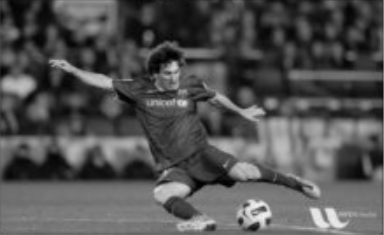
#> input picture messi.png, 384 x 235 px
$ jupyter execute --allow-errors filtros_espaciais.ipynb
#> lines starting #> are read from the running program, lines starting #| are printed output that depends on the picture; after the words box and inside, x2 and y2 are one past the last pixel; in counts of white or black regions, pixels touching at a corner belong together; long printed decimals are rounded
[cell 1]
import numpy as np
import cv2
import matplotlib.pyplot as plt
from google.colab.patches import cv2_imshow

[cell 2]
# open image
img = cv2.imread('messi.png', 1)
#> img is the input picture: shape (235, 384, 3); min 0, max 243, mean 82.3
cv2_imshow(img)

[cell 3]
def createPB(shape, center, radius, lpType=0, n=2):
    rows, cols = shape[:2]  # gets the number of rows and columns of the image
    r, c = np.mgrid[0:rows, 0:cols]  # creates a coordinate grid (same tip provided)
    c -= center[0]  # centers the coordinates around the provided center
    r -= center[1]  # centers the coordinates around the provided center
    d = np.sqrt(np.power(c, 2) + np.power(r, 2))  # calculates the Euclidean distance for each point (distance magnitude from the center)

    lpFilter_matrix = np.zeros(shape, np.float32)  # creates an empty matrix of type float32

    if lpType == 0:  # ideal low-pass filter
        lpFilter = np.copy(d)  # copies the distance matrix
        lpFilter[d <= radius] = 1  # keeps 1 inside the radius
        lpFilter[d > radius] = 0  # sets to 0 outside the radius

    elif lpType == 1:  # gaussian low-pass filter
        lpFilter = np.exp(-(d**2) / (2 * (radius**2)))  # gaussian filter formula

    lpFilter_matrix[:, :, 0] = lpFilter  # assigns the filter to the first channel
    lpFilter_matrix[:, :, 1] = lpFilter  # assigns the filter to the second channel

    return lpFilter_matrix  # returns the filter

[cell 4]
def createPA(shape, center, radius, lpType=0, n=2):
    rows, cols = shape[:2]
    r, c = np.mgrid[0:rows, 0:cols]
    c -= center[0]
    r -= center[1]
    d = np.sqrt(np.power(c, 2) + np.power(r, 2))

    lpFilter_matrix = np.zeros(shape, np.float32)

    if lpType == 0:  # ideal high-pass filter
        lpFilter = np.copy(d)
        lpFilter[d <= radius] = 0
        lpFilter[d > radius] = 1

    elif lpType == 1:  # gaussian high-pass filter
        lpFilter = 1 - np.exp(-(d**2) / (2 * (radius**2)))

    lpFilter_matrix[:, :, 0] = lpFilter
    lpFilter_matrix[:, :, 1] = lpFilter

    return lpFilter_matrix

[cell 5]
def apply_PA_PB_to_image(img_path, lpType=0, RETURN=1):
    img = cv2.imread(img_path, 0)
    image_f32 = np.float32(img)

    dft = cv2.dft(image_f32, flags=cv2.DFT_COMPLEX_OUTPUT)
    fft_shift = np.fft.fftshift(dft)

    # calc spec
    magnitude_spectrum = 20 * np.log(cv2.magnitude(fft_shift[:, :, 0], fft_shift[:, :, 1]))

    # normalization
    magnitude_spectrum -= magnitude_spectrum.min()
    magnitude_spectrum = (magnitude_spectrum / magnitude_spectrum.max()) * 255
    magnitude_spectrum = np.uint8(magnitude_spectrum)

    # get size
    nrows, ncols = fft_shift.shape[:2]
    real = np.power(fft_shift[:, :, 0], 2)
    imaginary = np.power(fft_shift[:, :, 1], 2)
    amplitude = np.sqrt(real + imaginary)

    minValue, maxValue, minLoc, maxLoc = cv2.minMaxLoc(amplitude)

    # create masks
    if lpType == 0:
      maskPA = createPA(fft_shift.shape, center=maxLoc, radius=35, lpType=0, n=2)
      maskPB = createPB(fft_shift.shape, center=maxLoc, radius=35, lpType=0, n=2)
    elif lpType == 1:
      maskPA = createPA(fft_shift.shape, center=maxLoc, radius=35, lpType=1, n=2)
      maskPB = createPB(fft_shift.shape, center=maxLoc, radius=35, lpType=1, n=2)
    else:
      print('invalid lpType')
      return -1

    # 1
    filtered_freq = fft_shift * maskPA
    # 2
    filtered_freqB = fft_shift * maskPB

    # set inv
    f_ishift = np.fft.ifftshift(filtered_freq)
    img_back = cv2.idft(f_ishift)
    img_back = cv2.magnitude(img_back[:, :, 0], img_back[:, :, 1])

    # set inv 2
    f_ishiftB = np.fft.ifftshift(filtered_freqB)
    img_backB = cv2.idft(f_ishiftB)
    img_backB = cv2.magnitude(img_backB[:, :, 0], img_backB[:, :, 1])

    # norm for print
    img_back -= img_back.min()
    img_back = (img_back / img_back.max()) * 255
    img_back = np.uint8(img_back)

    # norm for print B
    img_backB -= img_backB.min()
    img_backB = (img_backB / img_backB.max()) * 255
    img_backB = np.uint8(img_backB)

    # :)
    img_high = img_back
    img_low = img_backB

    # show and return
    if RETURN == 0:
      cv2_imshow(img_high)
      return img_high
    elif RETURN == 1:
      cv2_imshow(img_low)
      return img_low
    else:
      return -1

[cell 6]
def create_gauss(sigma, size_x, size_y):
    x, y = np.meshgrid(np.linspace(-1, 1, size_x), np.linspace(-1, 1, size_y))
    calc = 1 / (2 * np.pi * (sigma ** 2))
    exp = np.exp(-(((x ** 2) + (y ** 2)) / (2 * (sigma ** 2))))

    kernel = exp * calc

    kernel = kernel / np.sum(kernel) # normalize the kernel so that the sum of the elements is 1

    return kernel

[cell 7]
def apply_gauss(img_path):
    img = cv2.imread(img_path, 0)
    if img is None:
        print("Error: img not found")
    else:
        gaussian_kernel = create_gauss(sigma=1.5, size_x=5, size_y=5) # adjust sigma and sizes as needed

        img_filtered = cv2.filter2D(img, -1, gaussian_kernel) # apply the Gaussian filter

        # show
        cv2_imshow(img_filtered)
        return img_filtered

[cell 8]
img = cv2.imread('messi.png')
assert img is not None, "file could not be read, check with os.path.exists()"
#> (the rest of this cell did not finish here and is left out)

[cell 9]
def conv2d(img, kernel, padding=True):
#> called with kernel = array of shape (3, 3), padding = True
    k_height, k_width = kernel.shape
    img_height, img_width = img.shape[:2]  # first two dimensions
#> img_height = 235; img_width = 384

    # calculate the necessary padding (if enabled)
    pad_height = k_height // 2
    pad_width = k_width // 2

    # create a padded version of the image to handle edges
    if padding:
        padded_img = np.pad(img, ((pad_height, pad_height), (pad_width, pad_width)), mode='constant', constant_values=0)
    else:
        padded_img = img

    output = np.zeros((img_height, img_width), dtype=float) # initialize the output image with zeros

    # perform manual convolution
    for i_img in range(img_height):
        for j_img in range(img_width):
            # apply the kernel to the region of the image
            for i_kernel in range(k_height):
                for j_kernel in range(k_width):
                    output[i_img, j_img] += padded_img[i_img + i_kernel, j_img + j_kernel] * kernel[i_kernel, j_kernel]

    return output

[cell 10]
sobel_x = np.array([[-1, 0, 1], [-2, 0, 2], [-1, 0, 1]])  # sobel horizontal
sobel_y = np.array([[-1, -2, -1], [0, 0, 0], [1, 2, 1]])  # sobel vertical

def apply_sobel_filter(img):
    if len(img.shape) == 3:
        img = np.mean(img, axis=2)  # conversion to grayscale

    # apply convolution with the Sobel filter
    edges_x = conv2d(img, sobel_x)
    edges_y = conv2d(img, sobel_y)
#> call 2 of conv2d, with kernel = array of shape (3, 3), padding = True
#> after the loop in conv2d (call 2), `for i_img in range(img_height):`:
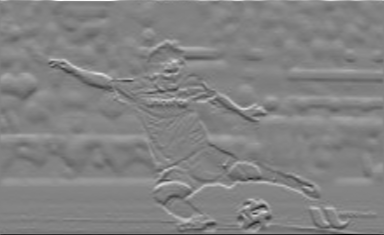
#> output: shape (235, 384) float64; min -636, max 605, mean 1; drawn with min black and max white

    # Combine horizontal and vertical edges to get the total edge magnitude
    sobel_magnitude = np.sqrt(edges_x**2 + edges_y**2)

    return sobel_magnitude

[cell 11]
def show_sobel_filtered_image(sobel_img):
    sobel_img = np.uint8(255 * (sobel_img / np.max(sobel_img))) # convert to uint8

    cv2_imshow(sobel_img) # show

img_sobel_filtered = apply_sobel_filter(img) # apply
show_sobel_filtered_image(img_sobel_filtered) # show

[cell 12]
img_sobel_filtered = apply_sobel_filter(img) # apply

# convert img_sobel_filtered to uint8 before passing to Canny
img_sobel_filtered = np.uint8(img_sobel_filtered)
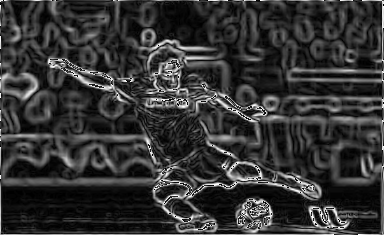
#> img_sobel_filtered: shape (235, 384); min 0, max 255, mean 52

edges = cv2.Canny(img_sobel_filtered, 100, 200)
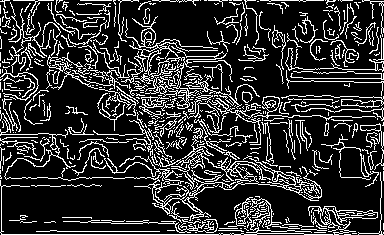
#> edges: shape (235, 384); 19.3% white in thin lines or dots

# show
cv2_imshow(edges)

[cell 13]
def apply_PA_with_canny():
    img = cv2.imread('messi.png', 0)
#> img: shape (235, 384); min 0, max 243, mean 82.3
    image_f32 = np.float32(img)

    dft = cv2.dft(image_f32, flags=cv2.DFT_COMPLEX_OUTPUT)
    fft_shift = np.fft.fftshift(dft)

    # calc spec
    magnitude_spectrum = 20 * np.log(cv2.magnitude(fft_shift[:, :, 0], fft_shift[:, :, 1]))
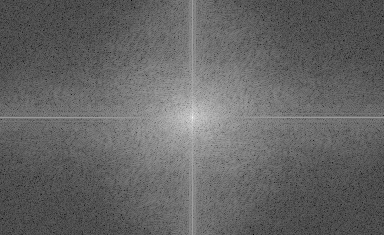
#> magnitude_spectrum: shape (235, 384) float32; min -12.77, max 316.4, mean 118; drawn with min black and max white

    # normalization
    magnitude_spectrum -= magnitude_spectrum.min()
    magnitude_spectrum = (magnitude_spectrum / magnitude_spectrum.max()) * 255
    magnitude_spectrum = np.uint8(magnitude_spectrum)

    # get size
    nrows, ncols = fft_shift.shape[:2]
#> nrows = 235; ncols = 384
    real = np.power(fft_shift[:, :, 0], 2)
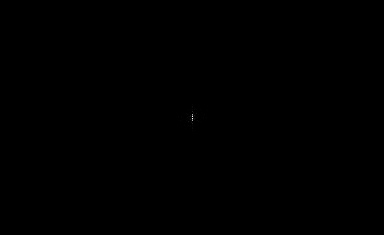
#> real: shape (235, 384) float32; min 0, max 1.13e+12, mean 116973312; drawn with min black and max white
    imaginary = np.power(fft_shift[:, :, 1], 2)
    amplitude = np.sqrt(real + imaginary)

    minValue, maxValue, minLoc, maxLoc = cv2.minMaxLoc(amplitude)
#> minValue = 0.528; maxValue = 7425452; minLoc = (131, 0); maxLoc = (192, 117)

    # create masks
    maskPA = createPA(fft_shift.shape, center=maxLoc, radius=35, lpType=1, n=2)
#> in createPA, `c -= center[0]`:
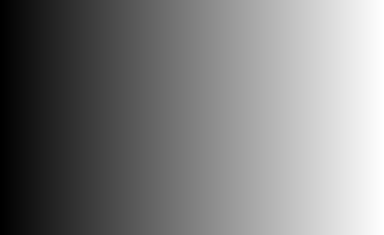
#> c: shape (235, 384) int64; min -192, max 191, mean -0.5; drawn with min black and max white
#> in createPA, `r -= center[1]`:
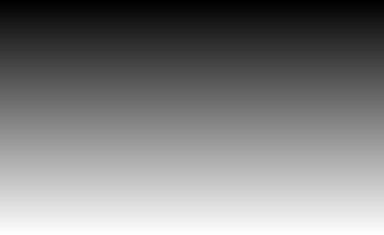
#> r: shape (235, 384) int64; min -117, max 117, mean 0; drawn with min black and max white
#> in createPA, `d = np.sqrt(np.power(c, 2) + np.power(r, 2))`:
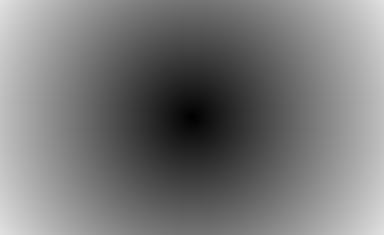
#> d: shape (235, 384) float64; min 0, max 224.8, mean 120.5

    # 1
    filtered_freq = fft_shift * maskPA

    # set inv
    f_ishift = np.fft.ifftshift(filtered_freq)
    img_back = cv2.idft(f_ishift)
    img_back = cv2.magnitude(img_back[:, :, 0], img_back[:, :, 1])
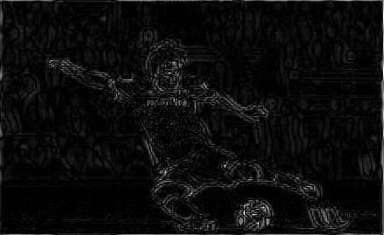
#> img_back: shape (235, 384) float32; min 0.433, max 5559941, mean 277686.2; drawn with min black and max white

    # norm for print
    img_back -= img_back.min()
    img_back = (img_back / img_back.max()) * 255
    img_back = np.uint8(img_back)

    # show
    print('high-pass filter')
    cv2_imshow(img_back)

    # img_sobel_filtered = np.uint8(img_sobel_filtered)
    edges = cv2.messi(img_back, 100, 200)

    # show
    print('canny edge detection')
    cv2_imshow(edges)

#> (the rest of this cell did not finish here and is left out)

[cell 14]
def calculate_mse(img1, img2):  # mse
    return np.mean((img1.astype(float) - img2.astype(float)) ** 2)

def calculate_psnr(img1, img2):  # psnr
    mse = calculate_mse(img1, img2)
    if mse == 0:  # img == img
        return float('inf')
    max_pixel = 255.0
    return 20 * np.log10(max_pixel / np.sqrt(mse))

def calculate_rmse(img1, img2):  # rmse
    mse = calculate_mse(img1, img2)
    return np.sqrt(mse)  # return the square root of the MSE

[cell 15]
img_original = cv2.imread('messi.png', 0)

print('gauss')
img_gauss = apply_gauss('messi.png') # apply gauss in img default

print('ideal low-pass')
img_low_pass = apply_PA_PB_to_image('messi.png', 0, 1) # apply low-pass filter in img default
#> in apply_PA_PB_to_image, `minValue, maxValue, minLoc, maxLoc = cv2.minMaxLoc(amplitude)`: minValue = 0.528; maxValue = 7425452; minLoc = (131, 0); maxLoc = (192, 117)
#> in createPA (call 2), `lpFilter[d <= radius] = 0`: lpFilter: shape (235, 384) float64; 4.27% of pixels changed, all inside (x1, y1, x2, y2) = (157, 82, 228, 153)
#> in createPA (call 2), `lpFilter[d > radius] = 1`: lpFilter: shape (235, 384) float64; values 0 (black) and 1 (white), 95.7% white; 1 black region, box (x1, y1, x2, y2) and area: (157, 82, 228, 153) 3853

print('gaussian low-pass')
img_gaussian_low_pass = apply_PA_PB_to_image('messi.png', 1, 1) # apply gaussian low-pass filter in img default
#> call 2 of createPB, with shape = (235, 384, 2), center = (192, 117), radius = 35, lpType = 1, n = 2
#> in createPB (call 2), `lpFilter = np.exp(-(d**2) / (2 * (radius**2)))`:
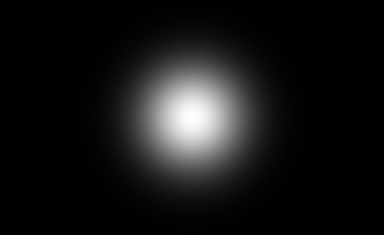
#> lpFilter: shape (235, 384) float64; min 1.09e-09, max 1, mean 0.0852

mse_gauss = calculate_mse(img_original, img_gauss)
#> mse_gauss = 28.13
mse_low_pass = calculate_mse(img_original, img_low_pass)
#> mse_low_pass = 43.7
mse_gaussian_low_pass = calculate_mse(img_original, img_gaussian_low_pass)
#> mse_gaussian_low_pass = 80.82

psnr_gauss = calculate_psnr(img_original, img_gauss)
#> in calculate_psnr, `mse = calculate_mse(img1, img2)`: mse = 28.13
#> psnr_gauss = 33.64
psnr_low_pass = calculate_psnr(img_original, img_low_pass)
#> psnr_low_pass = 31.73
psnr_gaussian_low_pass = calculate_psnr(img_original, img_gaussian_low_pass)
#> psnr_gaussian_low_pass = 29.06

rmse_gauss = calculate_rmse(img_original, img_gauss)
#> in calculate_rmse, `mse = calculate_mse(img1, img2)`: mse = 28.13
#> rmse_gauss = 5.3
rmse_low_pass = calculate_rmse(img_original, img_low_pass)
#> rmse_low_pass = 6.61
rmse_gaussian_low_pass = calculate_rmse(img_original, img_gaussian_low_pass)
#> rmse_gaussian_low_pass = 8.99

print(f'mse_gauss: {mse_gauss}\nmse_low_pass: {mse_low_pass}\nmse_gaussian_low_pass: {mse_gaussian_low_pass}\n')
#| mse_gauss: 28.133
#| mse_low_pass: 43.704
#| mse_gaussian_low_pass: 80.821
print(f'psnr_gauss: {psnr_gauss}\npsnr_low_pass: {psnr_low_pass}\npsnr_gaussian_low_pass: {psnr_gaussian_low_pass}\n')
#| psnr_gauss: 33.639
#| psnr_low_pass: 31.726
#| psnr_gaussian_low_pass: 29.056
print(f'rmse_gauss: {rmse_gauss}\nrmse_low_pass: {rmse_low_pass}\nrmse_gaussian_low_pass: {rmse_gaussian_low_pass}\n')
#| rmse_gauss: 5.304
#| rmse_low_pass: 6.611
#| rmse_gaussian_low_pass: 8.990

[cell 16]
img_original = cv2.imread('messi.png', 0)

print('sobel')
img_sobel = apply_sobel_filter(img_original) # apply sobel in img default
show_sobel_filtered_image(img_sobel)

print('ideal high-pass')
img_high_pass = apply_PA_PB_to_image('messi.png', 0, 0) # apply high-pass filter in img default

print('gaussian high-pass')
img_gaussian_high_pass = apply_PA_PB_to_image('messi.png', 1, 0) # apply gaussian high-pass filter in img default

mse_sobel = calculate_mse(img_original, img_sobel)
#> mse_sobel = 5764
mse_high_pass = calculate_mse(img_original, img_high_pass)
#> mse_high_pass = 6979
mse_gaussian_high_pass = calculate_mse(img_original, img_gaussian_high_pass)
#> mse_gaussian_high_pass = 7047.2

psnr_sobel = calculate_psnr(img_original, img_sobel)
#> psnr_sobel = 10.52
psnr_high_pass = calculate_psnr(img_original, img_high_pass)
#> psnr_high_pass = 9.69
psnr_gaussian_high_pass = calculate_psnr(img_original, img_gaussian_high_pass)
#> psnr_gaussian_high_pass = 9.65

rmse_sobel = calculate_rmse(img_original, img_sobel)
#> rmse_sobel = 75.92
rmse_high_pass = calculate_rmse(img_original, img_high_pass)
#> rmse_high_pass = 83.54
rmse_gaussian_high_pass = calculate_rmse(img_original, img_gaussian_high_pass)
#> rmse_gaussian_high_pass = 83.95

print(f'mse_sobel: {mse_sobel}\nmse_high_pass: {mse_high_pass}\nmse_gaussian_high_pass: {mse_gaussian_high_pass}\n')
#| mse_sobel: 5763.965
#| mse_high_pass: 6979.037
#| mse_gaussian_high_pass: 7047.192
print(f'psnr_sobel: {psnr_sobel}\npsnr_high_pass: {psnr_high_pass}\npsnr_gaussian_high_pass: {psnr_gaussian_high_pass}\n')
#| psnr_sobel: 10.524
#| psnr_high_pass: 9.693
#| psnr_gaussian_high_pass: 9.651
print(f'rmse_sobel: {rmse_sobel}\nrmse_high_pass: {rmse_high_pass}\nrmse_gaussian_high_pass: {rmse_gaussian_high_pass}\n')
#| rmse_sobel: 75.921
#| rmse_high_pass: 83.541
#| rmse_gaussian_high_pass: 83.948
